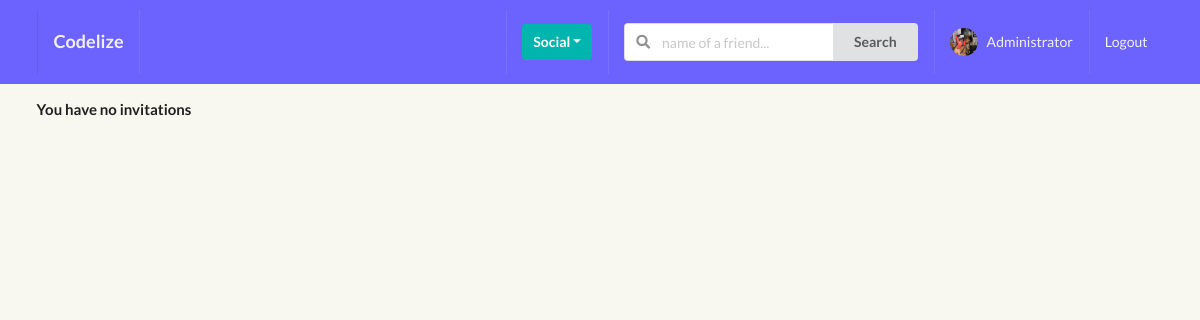
/profiles/my_invites/ (signed in), run on an earlier commit of the app's database.
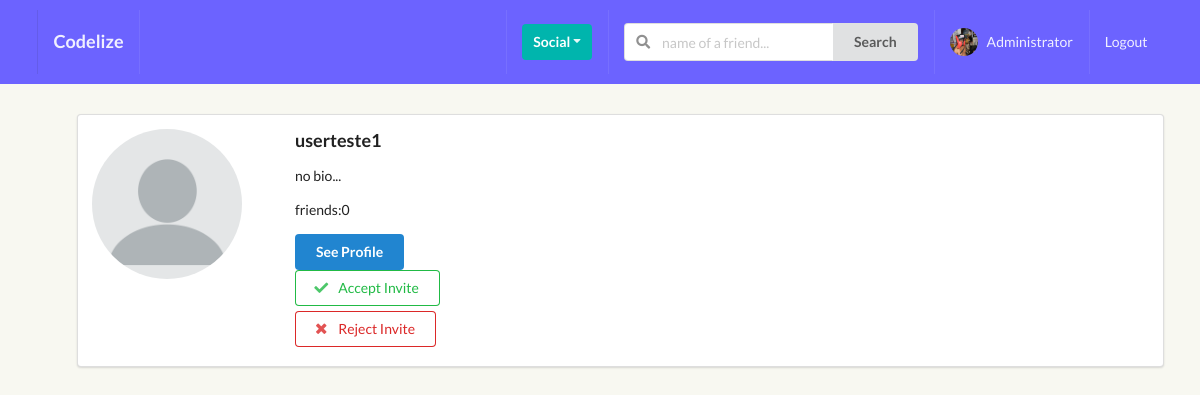
And on a later commit of the database.
### perfil/models.py (models this page shows, shortened)
class Profile(models.Model):
    first_name = models.CharField(max_length=200, blank=True)
    last_name = models.CharField(max_length=200, blank=True)
    username = models.OneToOneField(User, on_delete=models.CASCADE)
    bio = models.TextField(default="no bio...", max_length=300)
    email = models.EmailField(max_length=200, blank=True)
    country = models.CharField(max_length=200, blank=True)
    avatar = models.ImageField(default='avatar.png', upload_to='avatars/')
    friends = models.ManyToManyField(User, blank=True, related_name='friends')
    slug = models.SlugField(unique=True, blank=True)
    updated = models.DateTimeField(auto_now=True)
    created = models.DateTimeField(auto_now_add=True)
    objects = ProfileManager()
    def get_friends_no(self):
        return self.friends.count()
    __initial_first_name = None
    __initial_last_name = None
    def __init__(self, *args, **kwargs):
        super().__init__(*args, **kwargs)
        self.__initial_first_name = self.first_name
        self.__initial_last_name = self.last_name

### perfil/views.py (the view)
# urls.py: path('my_invites/', invites_received_view, name="my-invites-view"),
@login_required
def invites_received_view(request):
    profile = Profile.objects.get(username=request.user)
    qs = Relationship.objects.invitations_received(profile)
    result = list(map(lambda x: x.sender, qs))
    is_empty = False
    if len(result) == 0:
        is_empty = True
    context = {
        'qs': result,
        'is_empty': is_empty,
        }
    return render(request, 'perfil/my_invites.html', context)

### perfil/context_processors.py (called while the page is built)
def profile_pic(request):
    if request.user.is_authenticated:
        profile_obj = Profile.objects.get(username=request.user)
        pic = profile_obj.avatar
        return {'picture':pic}
    return {}

def invitations_received_no(request):
    if request.user.is_authenticated:
        profile_obj = Profile.objects.get(username=request.user)
        qs_count = Relationship.objects.invitations_received(profile_obj).count()
        return {'invites_num':qs_count}
    return {}

### perfil/models.py (called while the page is built)
    def invitations_received(self, receiver):
        qs = Relationship.objects.filter(receiver=receiver, status='send')
        return qs

### perfil/templates/perfil/my_invites.html (shortened to what this page needs)
{% extends 'base.html' %}
{% block content %}
    {% if is_empty %}
        <h4>You have no invitations</h4>
    {% endif %}
        <ul>
        {% for obj in qs %}
            <div class="ui segment">
                <div class="ui grid">
                    <div class="row">
                        <div class="three wide column">
                            <img class="ui small circular image" src="{{ obj.avatar.url }}">
                        </div>
                        <div class="thirteen wide column">
                            <h3>{{obj.username}}</h3>
                            <p>{{obj.bio}}</p> <p>friends:{{obj.get_friends_no}}</p>
                            <button class="ui primary button">See Profile</button>
                            <form action="{% url 'perfil:accept_invitation' %}" method="POST">
                                <button type="submit" class="ui positive basic button w-big mb-5">
                                    <i class="check icon"></i>
                                    Accept Invite
                                </button>
                            </form>
                            <form action="{% url 'perfil:reject_invitation' %}" method="POST">
                                <button type="submit" class="ui negative basic button w-big mb-5">
                                    <i class="close icon"></i>
                                    Reject Invite
                                </button>
                            </form>
                        </div>
                    </div>
                </div>
            </div>
        {% endfor %}
        </ul>
{% endblock content %}

### templates/base.html (shortened to what this page needs)
{% load static %}
<!doctype html>
<html lang="en">
<head>
    <link href="{% static 'style.css' %}" rel="stylesheet" type="text/css" />
    <link href="{% static 'not_logged.css' %}" rel="stylesheet" type="text/css" />
    <link rel="stylesheet" type='text/css' href="https://cdnjs.cloudflare.com/ajax/libs/semantic-ui/2.2.14/semantic.min.css">
</head>
<body>
    {% if user.is_authenticated %} {% include 'main/navbar.html' %}
    <div class="ui container pt-100">
        {% block content %} {% endblock content %}
    </div>
    {% else %} {% block not_logged %} {% endblock not_logged %} {% endif %} {% block scripts %} {% endblock scripts %}
</body>
</html>

### templates/main/navbar.html (shortened to what this page needs)
<div class="ui inverted menu nav mb-7 fixed top sticky" style="background-color: #6C63FF !important;">
  <div class="ui container">
    <a href="{% url 'posts:main-post-view' %}" class="item">
        <h3>Codelize</h3>
    </a>
    <div class="right menu">
        {% if request.user.is_authenticated %}
        <div class="item">
            <div class="ui floating dropdown icon button teal"> Social
                <i class="dropdown icon"></i>
             </div>
        </div>
             <div class="item">
              <form action="" method="GET">
                <div class="ui action left icon input">
                <input class="prompt" type="text" name='q' placeholder="name of a friend...">
                <button type='submit' class="ui button">Search</button>
                </div>
            </form>
            </div>
            <a href="{% url 'perfil:my-profile-view' %}" class="item">
                <img src={{picture.url}} class='ui avatar image'>&nbsp;
                 {{ request.user }}
            </a>
            <a href="{% url 'logout' %}" class="ui item">
                Logout
            </a>
        {% else %}
        <a href="{% url 'login' %}" class="ui item">
                Login
            </a>
        {% endif %}
    </div>
  </div>
</div>

### static_project/style.css (style rules this page uses)
body { background: #F8F8F1 !important; padding-top: 100px !important; }
.nav { border-radius: 0px !important; padding: 10px 0 10px 0 !important; }
.mb-7 { margin-bottom: 7px !important; }
.right { float: right; }
.left { float: left; }
.mb-5 { margin-bottom: 5px !important; }

### static_project/not_logged.css (style rules this page uses)
body { -webkit-font-smoothing: antialiased; -moz-font-smoothing: grayscale; }
@media only screen and (min-width: 768px) { .ui.container { width: 700px; max-width: 700px; } }

What changed in the data, as far as the page shows it:
added Profile: avatar (placeholder picture), username "userteste1", bio "no bio...", get_friends_no "0"
Also different on the page:
text no longer shown: "You have no invitations"
